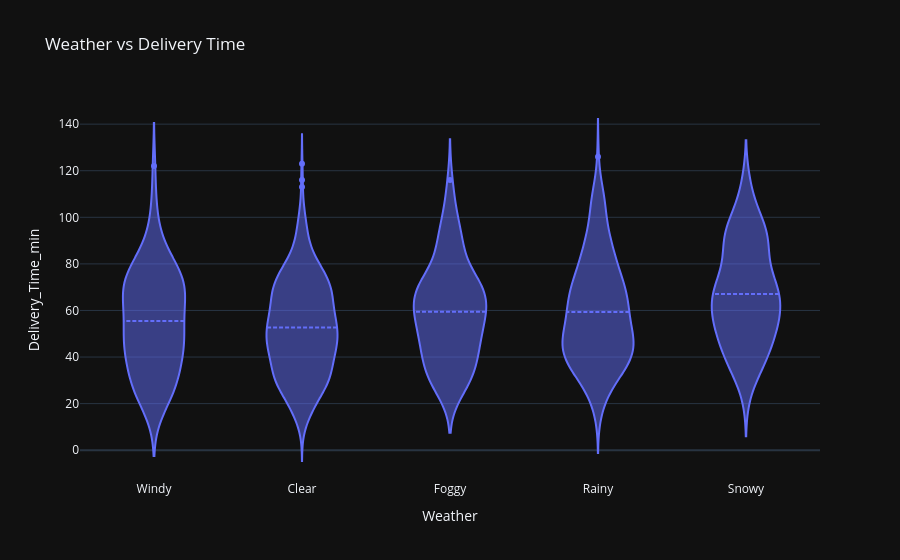
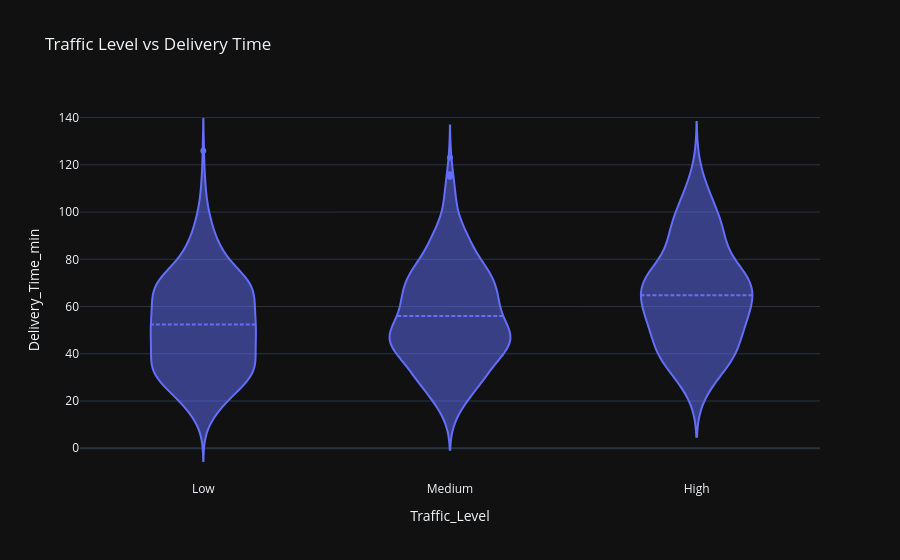
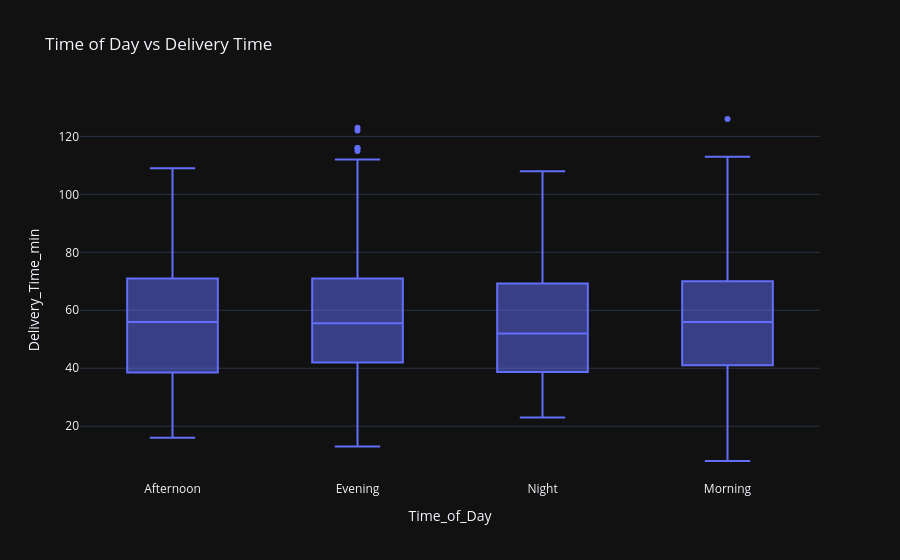
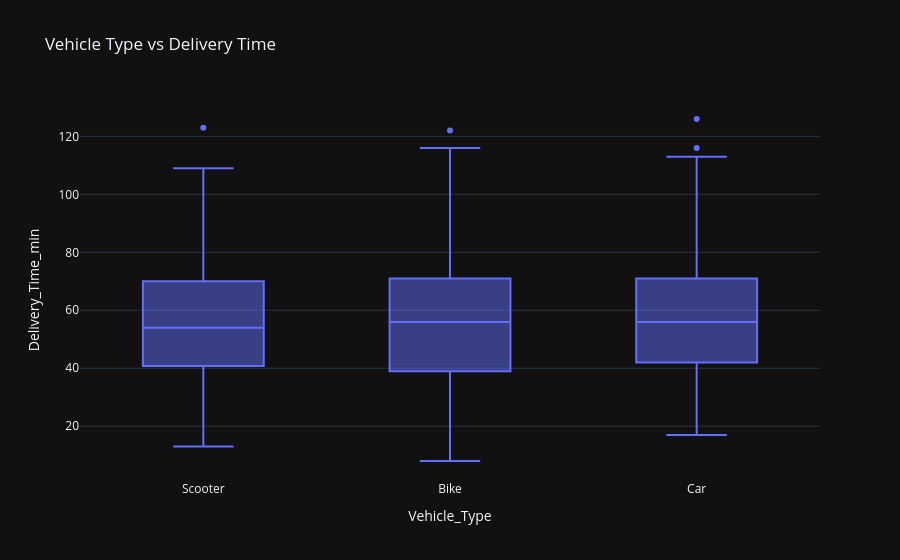

Here is the notebook cell these charts were saved with, in order:
### Code cell
weather = px.violin(weather_df, x="Weather", y="Delivery_Time_min", title="Weather vs Delivery Time", points="outliers")
traffic = px.violin(df, x="Traffic_Level", y="Delivery_Time_min", title="Traffic Level vs Delivery Time", points="outliers")
tod = px.box(df, x="Time_of_Day", y="Delivery_Time_min", title="Time of Day vs Delivery Time")
vehicle = px.box(df, x="Vehicle_Type", y="Delivery_Time_min", title="Vehicle Type vs Delivery Time")
experience = px.box(df, x="Courier_Experience_yrs", y="Delivery_Time_min", title="Courier Experience vs Delivery Time")


weather.update_traces(meanline_visible=True)
traffic.update_traces(meanline_visible=True)
weather.show()
traffic.show()
tod.show()
vehicle.show()
experience.show()

### Figure 1 — Plotly figure (JSON) as saved in the notebook; plotly's stock layout.template omitted (floating-point values rounded to 4 significant figures; data arrays with more than 128 entries replaced by an {"elided": "..."} marker saying what was removed)
{"data": [{"alignmentgroup": "True", "box": {"visible": false}, "hovertemplate": "Weather=%{x}<br>Delivery_Time_min=%{y}<extra></extra>", "legendgroup": "", "marker": {"color": "#636efa"}, "meanline": {"visible": true}, "name": "", "offsetgroup": "", "orientation": "v", "points": "outliers", "scalegroup": "True", "showlegend": false, "type": "violin", "x": {"elided": "997 str values"}, "x0": " ", "xaxis": "x", "y": {"elided": "997 int values"}, "y0": " ", "yaxis": "y"}], "layout": {"legend": {"tracegroupgap": 0}, "title": {"text": "Weather vs Delivery Time"}, "violinmode": "group", "xaxis": {"anchor": "y", "domain": [0, 1], "title": {"text": "Weather"}}, "yaxis": {"anchor": "x", "domain": [0, 1], "title": {"text": "Delivery_Time_min"}}}}

### Figure 2 — Plotly figure (JSON) as saved in the notebook; plotly's stock layout.template omitted (floating-point values rounded to 4 significant figures; data arrays with more than 128 entries replaced by an {"elided": "..."} marker saying what was removed)
{"data": [{"alignmentgroup": "True", "box": {"visible": false}, "hovertemplate": "Traffic_Level=%{x}<br>Delivery_Time_min=%{y}<extra></extra>", "legendgroup": "", "marker": {"color": "#636efa"}, "meanline": {"visible": true}, "name": "", "offsetgroup": "", "orientation": "v", "points": "outliers", "scalegroup": "True", "showlegend": false, "type": "violin", "x": {"elided": "997 str values"}, "x0": " ", "xaxis": "x", "y": {"elided": "997 int values"}, "y0": " ", "yaxis": "y"}], "layout": {"legend": {"tracegroupgap": 0}, "title": {"text": "Traffic Level vs Delivery Time"}, "violinmode": "group", "xaxis": {"anchor": "y", "domain": [0, 1], "title": {"text": "Traffic_Level"}}, "yaxis": {"anchor": "x", "domain": [0, 1], "title": {"text": "Delivery_Time_min"}}}}

### Figure 3 — Plotly figure (JSON) as saved in the notebook; plotly's stock layout.template omitted (floating-point values rounded to 4 significant figures; data arrays with more than 128 entries replaced by an {"elided": "..."} marker saying what was removed)
{"data": [{"alignmentgroup": "True", "hovertemplate": "Time_of_Day=%{x}<br>Delivery_Time_min=%{y}<extra></extra>", "legendgroup": "", "marker": {"color": "#636efa"}, "name": "", "notched": false, "offsetgroup": "", "orientation": "v", "showlegend": false, "type": "box", "x": {"elided": "997 str values"}, "x0": " ", "xaxis": "x", "y": {"elided": "997 int values"}, "y0": " ", "yaxis": "y"}], "layout": {"boxmode": "group", "legend": {"tracegroupgap": 0}, "title": {"text": "Time of Day vs Delivery Time"}, "xaxis": {"anchor": "y", "domain": [0, 1], "title": {"text": "Time_of_Day"}}, "yaxis": {"anchor": "x", "domain": [0, 1], "title": {"text": "Delivery_Time_min"}}}}

### Figure 4 — Plotly figure (JSON) as saved in the notebook; plotly's stock layout.template omitted (floating-point values rounded to 4 significant figures; data arrays with more than 128 entries replaced by an {"elided": "..."} marker saying what was removed)
{"data": [{"alignmentgroup": "True", "hovertemplate": "Vehicle_Type=%{x}<br>Delivery_Time_min=%{y}<extra></extra>", "legendgroup": "", "marker": {"color": "#636efa"}, "name": "", "notched": false, "offsetgroup": "", "orientation": "v", "showlegend": false, "type": "box", "x": {"elided": "997 str values"}, "x0": " ", "xaxis": "x", "y": {"elided": "997 int values"}, "y0": " ", "yaxis": "y"}], "layout": {"boxmode": "group", "legend": {"tracegroupgap": 0}, "title": {"text": "Vehicle Type vs Delivery Time"}, "xaxis": {"anchor": "y", "domain": [0, 1], "title": {"text": "Vehicle_Type"}}, "yaxis": {"anchor": "x", "domain": [0, 1], "title": {"text": "Delivery_Time_min"}}}}
